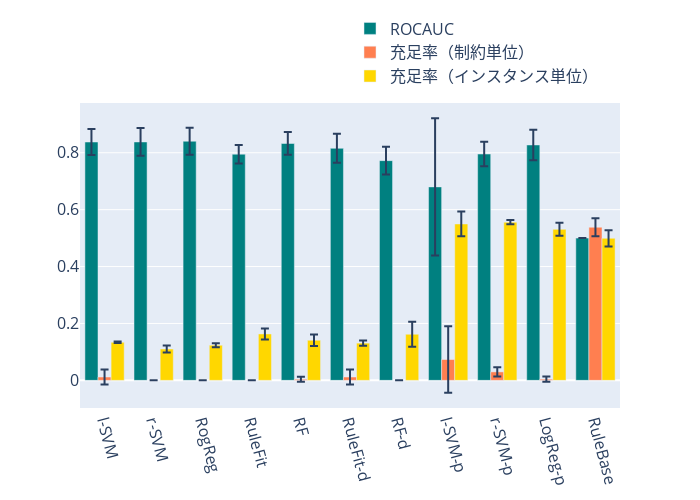

Notebook source saved alongside this figure:
### Code cell
import pandas as pd
import plotly.graph_objects as go

df_mean = df_1.copy()
df_std = df_2.copy()

# データフレームを整形
df_mean_melt = df_mean.melt(id_vars='Model', var_name='Metric', value_name='Mean')
df_std_melt = df_std.melt(id_vars='Model', var_name='Metric', value_name='Std')

# データフレームをマージ
df = pd.merge(df_mean_melt, df_std_melt,  how='left', left_on=['Model','Metric'], right_on = ['Model','Metric'])

# プロット作成
fig = go.Figure()

colors = {'ROCAUC': 'teal', '充足率（制約単位）': 'coral', '充足率（インスタンス単位）': 'gold'}

for metric in df['Metric'].unique():
    df_sub = df[df['Metric'] == metric]
    fig.add_trace(go.Bar(
        name=metric,
        x=df_sub['Model'],
        y=df_sub['Mean'],
        error_y=dict(type='data', array=df_sub['Std']),
        marker_color=colors[metric]
    ))

fig.update_layout(
    barmode='group', 
    autosize=False,
    width=700,
    height=500,
    legend=dict(
        yanchor="top",
        y=1.3,  # y=1.1はグラフの上部にレジェンドを配置します
        xanchor="left",
        x=0.5,  # x=0.5はレジェンドを中央に配置します
        orientation="v",  # orientation="h"はレジェンドを水平に配置します
        font=dict(size=16),  # レジェンドの文字サイズを14に設定します
    )
    )

fig.update_xaxes(
    tickangle=75,
    tickfont=dict(size=16),  # x軸のティックの文字サイズを14に設定します。
)

fig.update_yaxes(
    tickfont=dict(size=16),  # y軸のティックの文字サイズを14に設定します。
)
fig.show()

### Figure 1 — Plotly figure (JSON) as saved in the notebook; plotly's stock layout.template omitted (floating-point values rounded to 4 significant figures)
{"data": [{"error_y": {"array": [0.04538, 0.0487, 0.04743, 0.03252, 0.03997, 0.05095, 0.04907, 0.2413, 0.04309, 0.05342, 0], "type": "data"}, "marker": {"color": "teal"}, "name": "ROCAUC", "type": "bar", "x": ["l-SVM", "r-SVM", "RogReg", "RuleFit", "RF", "RuleFit-d", "RF-d", "l-SVM-p", "r-SVM-p", "LogReg-p", "RuleBase"], "y": [0.8378, 0.8381, 0.8406, 0.7951, 0.8326, 0.8157, 0.7723, 0.6801, 0.7955, 0.8275, 0.5]}, {"error_y": {"array": [0.02631, 0, 0, 0, 0.008769, 0.02631, 0, 0.1168, 0.01636, 0.009317, 0.03139], "type": "data"}, "marker": {"color": "coral"}, "name": "充足率（制約単位）", "type": "bar", "x": ["l-SVM", "r-SVM", "RogReg", "RuleFit", "RF", "RuleFit-d", "RF-d", "l-SVM-p", "r-SVM-p", "LogReg-p", "RuleBase"], "y": [0.01176, 0, 0, 0, 0.003922, 0.01176, 0, 0.07321, 0.02977, 0.004167, 0.5383]}, {"error_y": {"array": [0.002317, 0.01245, 0.007233, 0.01955, 0.01995, 0.008854, 0.04351, 0.0436, 0.007642, 0.02278, 0.0285], "type": "data"}, "marker": {"color": "gold"}, "name": "充足率（インスタンス単位）", "type": "bar", "x": ["l-SVM", "r-SVM", "RogReg", "RuleFit", "RF", "RuleFit-d", "RF-d", "l-SVM-p", "r-SVM-p", "LogReg-p", "RuleBase"], "y": [0.1338, 0.1102, 0.1235, 0.1632, 0.141, 0.1309, 0.1621, 0.5497, 0.5561, 0.5309, 0.4994]}], "layout": {"autosize": false, "barmode": "group", "height": 500, "legend": {"font": {"size": 16}, "orientation": "v", "x": 0.5, "xanchor": "left", "y": 1.3, "yanchor": "top"}, "width": 700, "xaxis": {"tickangle": 75, "tickfont": {"size": 16}}, "yaxis": {"tickfont": {"size": 16}}}}
